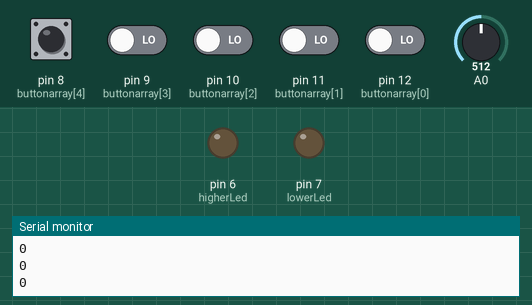
The sketch below on a simulated Arduino Uno, built with avr-gcc and run on an emulated ATmega328P. On the bench: output pins drawn as LEDs (lit = HIGH), the last lines printed to the serial monitor. Inputs (shaded band) come from the test bench; at power-on: pin 8 (buttonarray[4]), pin 9 (buttonarray[3]), pin 10 (buttonarray[2]), pin 11 (buttonarray[1]), pin 12 (buttonarray[0]) LOW, A0 = 512.

Above: at 1.2 s.
1.3 s: pin 8 (buttonarray[4]) pulled HIGH for 0.15 s
At 1.59 s:
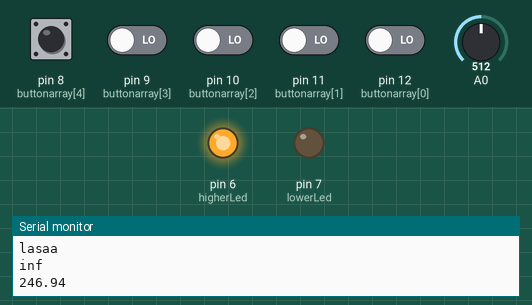
3.3 s: pin 8 (buttonarray[4]) driven HIGH and pin 9 (buttonarray[3]) driven HIGH and pin 10 (buttonarray[2]) driven HIGH and pin 11 (buttonarray[1]) driven HIGH and pin 12 (buttonarray[0]) driven HIGH
At 3.99 s:
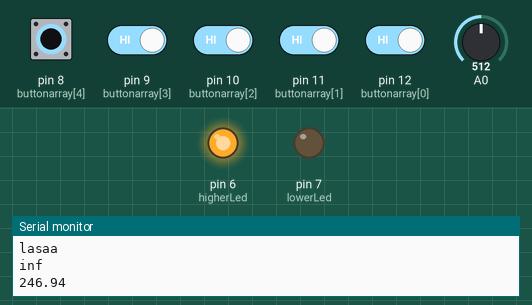
6.3 s: pin 9 (buttonarray[3]) driven LOW
9.3 s: pin 8 (buttonarray[4]) driven LOW
10.8 s: pin 8 (buttonarray[4]) driven HIGH
At 11.53 s:
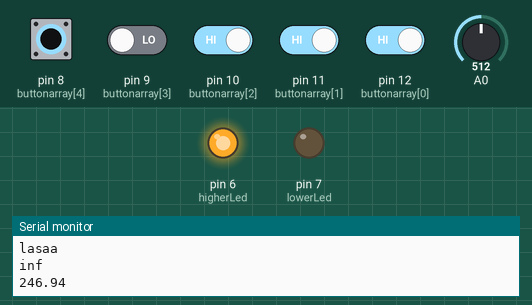
13.8 s: pin 10 (buttonarray[2]) driven LOW
Timing chart, 0 to 16.3 s (numbered marks = the images above; inputs shaded):
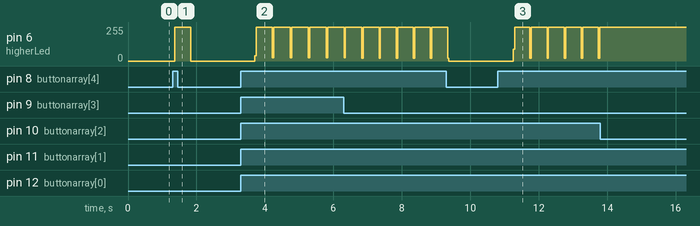

Measured:
- after the input at 1.3 s, pin 6 (higherLed): 0/255 → 255/255 after 0.07 s, → 0/255 0.46 s later
- after the input at 3.3 s, pin 6 (higherLed): 0/255 → 40/255 after 0.41 s, then repeats every 0.51 s: 255/255 0.47 s, 26/255 0.04 s
- after the input at 10.8 s, pin 6 (higherLed): 0/255 → 89/255 after 0.46 s, then repeats every 0.49 s: 255/255 0.45 s, 20/255 0.04 s
- after the input at 13.8 s, pin 6 (higherLed): stops changing and stays 255/255

The sketch:

cod.ino
```cpp
int buttonarray[] = {12, 11, 10, 9, 8}; // [E2, A2, D3, G3, B3, E4]
//int buttonarray[] = {8, 9, 10, 11, 12};
// each pin represents a guitar stringk
// next we create and array with frequencies matching each of the strings above
// such that when 13 is selected the freq matching the note e is selected).
float freqarray[] = {82.41, 110.00, 146.83, 196.00, 246.94, 329.63};//sll in Hz


int lowerLed = 7;
int higherLed = 6;
int justRight = 5;


#define LENGTH 512


byte rawData[LENGTH];
int count = 0;


// Sample Frequency in kHz
const float sample_freq = 8919;
int len = sizeof(rawData);
int i,k;
long sum, sum_old;
int thresh = 0;
float freq_per = 0;
byte pd_state = 0;
int value;


void setup(){
  for (int i=0; i<5; i++)
  {
    pinMode(buttonarray[i], INPUT);
  }

  pinMode(lowerLed, OUTPUT);
  pinMode(higherLed, OUTPUT);
  pinMode(justRight, OUTPUT);

  Serial.begin(9600);
}
void loop(){

   if (count < LENGTH)
  {
    count++;
    rawData[count] = analogRead(A0)>>1;
  }
  else {
    sum = 0;
    pd_state = 0;
    int period = 0;
    for(i=0; i < len; i++)
    {
      // Autocorrelation
      sum_old = sum;
      sum = 0;
      for(k=0; k < len-i; k++) sum += (rawData[k]-127)*(rawData[k+i]-127)/256;
      // Serial.println(sum);

      // Peak Detect State Machine
      if (pd_state == 2 && (sum-sum_old) <=0)
      {
        period = i;
        pd_state = 3;
      }
      if (pd_state == 1 && (sum > thresh) && (sum-sum_old) > 0) pd_state = 2;
      if (!i) {
        thresh = sum * 0.5;
        pd_state = 1;
      }
    }


    if (thresh >100) {
      freq_per = sample_freq/period;
      Serial.println(freq_per);

    //freq_per= 112;

        for ( int s=0; s<5 ; s++)
      {
        value = digitalRead(buttonarray[s]);
        Serial.println(value);

        digitalWrite(lowerLed, LOW);
        digitalWrite(justRight, LOW);
        digitalWrite(higherLed, LOW);

        if (value == HIGH)
        {
          //Serial.println("I'm HEREEEEEE");
          Serial.println("");

          if (freq_per - freqarray[s] < 0)
          {
            Serial.println("strange");
            Serial.println(freq_per);
            Serial.println(freqarray[s]);
            digitalWrite(lowerLed, HIGH);
            digitalWrite(justRight, LOW);
            digitalWrite(higherLed, LOW);
          }
          else if(freq_per - freqarray[s] > 10)
          {
            Serial.println("lasaa");
            Serial.println(freq_per);
            Serial.println(freqarray[s]);
            digitalWrite(higherLed, HIGH);
            digitalWrite(lowerLed, LOW);
            digitalWrite(justRight, LOW);
          }

          else

          {
            Serial.println("bines");
            Serial.println(freq_per);
            Serial.println(freqarray[s]);
            digitalWrite(justRight, HIGH);
            digitalWrite(higherLed, LOW);
            digitalWrite(lowerLed, LOW);
          }

        }


      }
    }
        count = 0;
    }


    }
```
